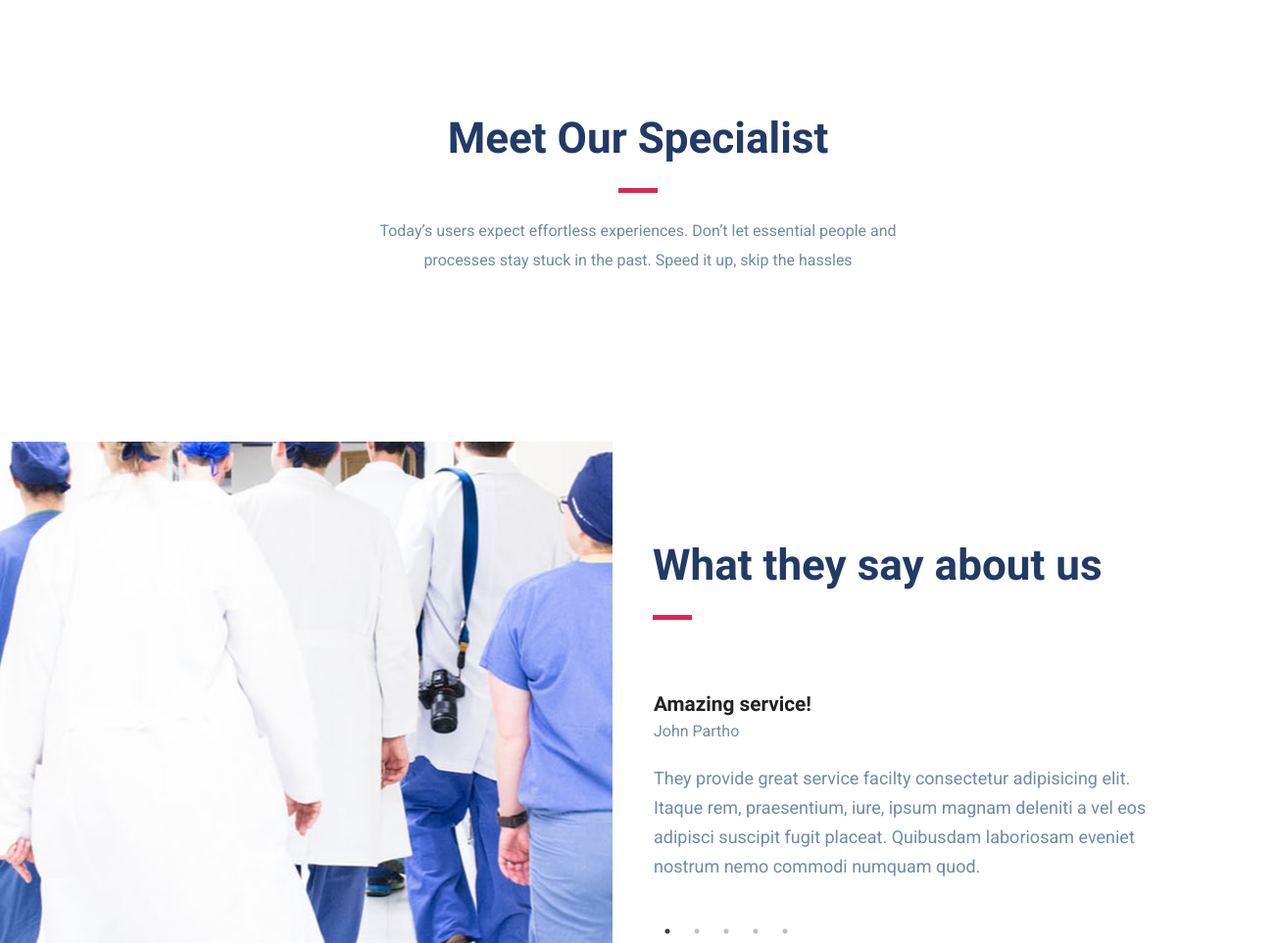
Page /about/ (middle part) on the earlier database version.
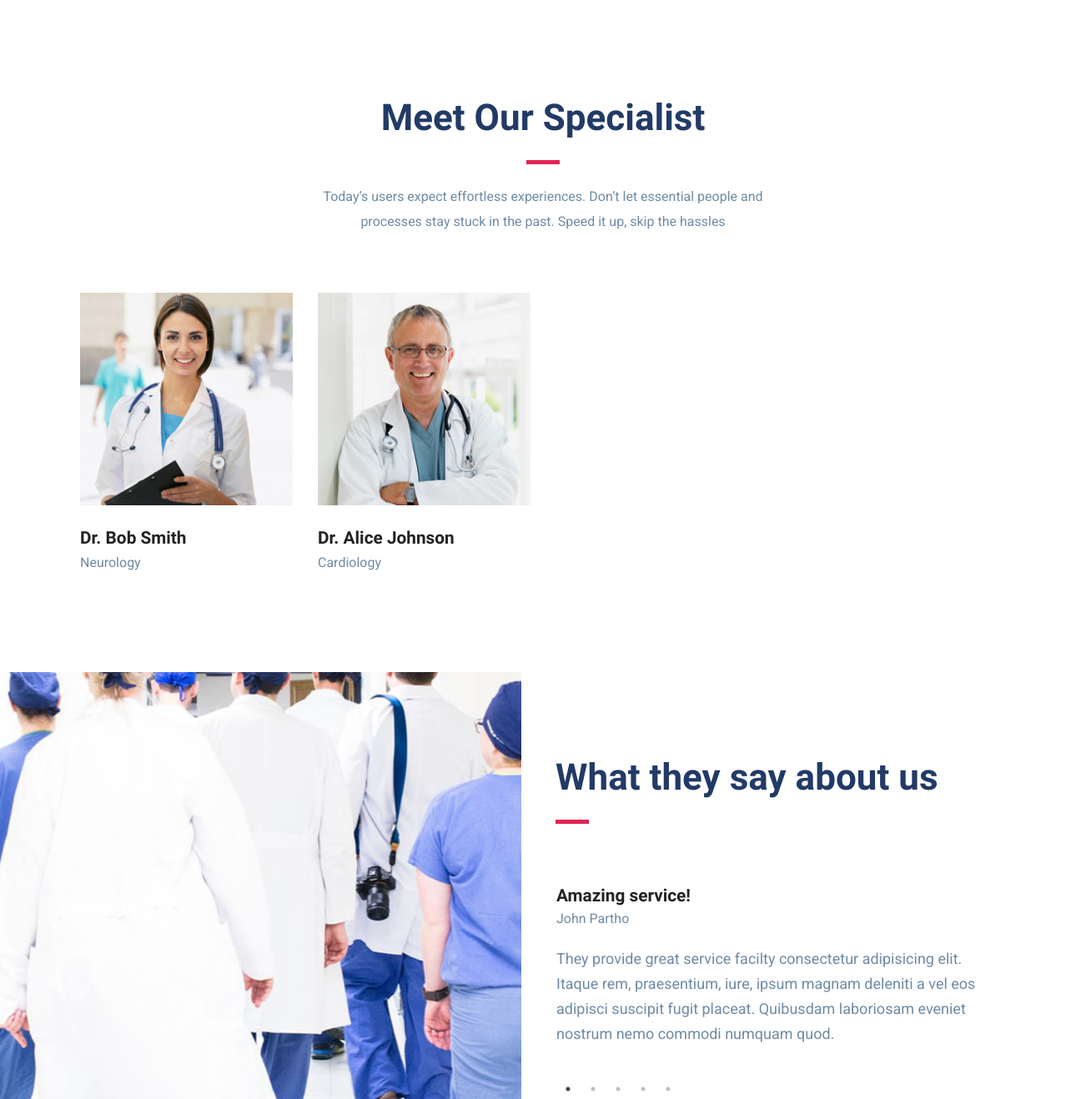
Same page on the later database version.
### hospital/models.py (models this page shows, shortened)
class Doctor(models.Model):
    name = models.CharField(max_length=200)
    description = HTMLField()
    phone = models.CharField(max_length=20)
    image = models.ImageField(upload_to='doctor')
    specialist = models.CharField(max_length=200)
    department = models.ForeignKey(Department,on_delete=models.CASCADE,blank=True,null=True)
    slug = AutoSlugField(populate_from='name',null=True)

### core/views.py (the view)
# urls.py: path('about/',about_page, name = 'about'),
def about_page(request):
  doctors = Doctor.objects.all().order_by('?')[:4]
  context = {'doctors': doctors}
  return render(request, 'about.html',context)

### core/templates/about.html (shortened to what this page needs)
{% extends "base.html" %}
{% load static %}
{% block content %}
<section class="section awards">
</section>
<section class="section team">
	<div class="container">
		<div class="row justify-content-center">
			<div class="col-lg-6">
				<div class="section-title text-center">
					<h2 class="mb-4">Meet Our Specialist</h2>
					<div class="divider mx-auto my-4"></div>
					<p>Today’s users expect effortless experiences. Don’t let essential people and processes stay stuck in the past. Speed it up, skip the hassles</p>
				</div>
			</div>
		</div>
		<div class="row">
		{% for doctor in doctors %}
			<div class="col-lg-3 col-md-6 col-sm-6">
				<div class="team-block mb-5 mb-lg-0">
					<img src="{{doctor.image.url}}" alt="" class="img-fluid w-100">
					<div class="content">
						<h4 class="mt-4 mb-0"><a href="{% url 'doctor' doctor.slug %}">{{doctor.name}} </a></h4>
						<p> {{doctor.specialist}} </p>
					</div>
				</div>
			</div>
		{% endfor %}
		</div>
	</div>
</section>
<section class="section testimonial">
	<div class="container">
		<div class="row">
			<div class="col-lg-6 offset-lg-6">
				<div class="section-title">
					<h2 class="mb-4">What they say about us</h2>
					<div class="divider  my-4"></div>
				</div>
			</div>
		</div>
		<div class="row align-items-center">
			<div class="col-lg-6 testimonial-wrap offset-lg-6">
				<div class="testimonial-block">
					<div class="client-info ">
						<h4>Amazing service!</h4>
						<span>John Partho</span>
					</div>
					<p>
						They provide great service facilty consectetur adipisicing elit. Itaque rem, praesentium, iure, ipsum magnam deleniti a vel eos adipisci suscipit fugit placeat. Quibusdam laboriosam eveniet nostrum nemo commodi numquam quod.
					</p>
					<i class="icofont-quote-right"></i>
				</div>
			</div>
		</div>
	</div>
</section>
{% endblock content %}

Differences in the rows shown:
added Doctor: image (picture), name "Dr. Bob Smith", specialist "Neurology"
added Doctor: image (picture), name "Dr. Alice Johnson", specialist "Cardiology"
